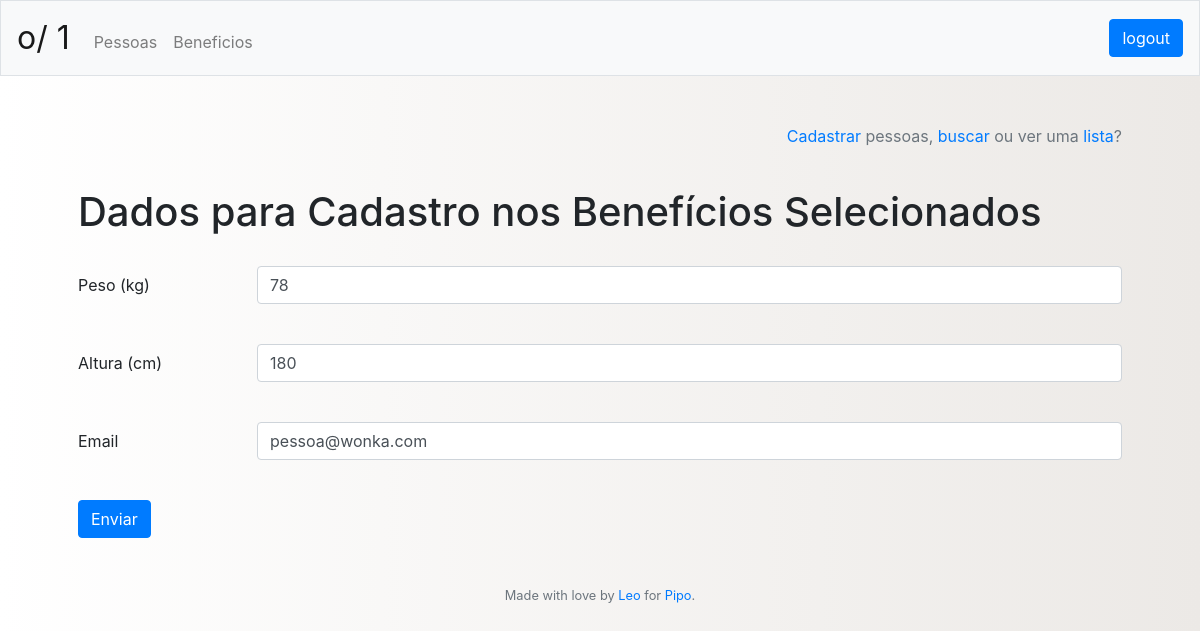
The page /dados/editar/1 (signed in) on the database its author committed.
### db.py (models this page shows)
class PersonData(Base):
	__table__ = Base.metadata.tables['personData']

class Datatype(Base):
	__table__ = Base.metadata.tables['datatype']

### app.py (the view)
@app.route("/dados/editar/<idWho>", methods=['GET'])
@login_required
def people_edit_data(idWho):
	idWho = validate_person_idwho(idWho, session['idCompany'])
	if idWho:
		person_data = PersonProfile(idWho).get_data()
		return render_template("people_register_data.html",
								combined_data = person_data,
								header = get_header(session),
								person_id = idWho)
	else:
		whoops = "Este perfil não existe, por favor selecione uma pessoa da lista."
		people_list = CompanyProfile(session["idCompany"]).get_people()
		return render_template("people_list.html", header = get_header(session),
								people_list = people_list, whoops = whoops)

### app.py (called while the page is built)
@app.after_request
def after_request(response):
    response.headers["Cache-Control"] = "no-cache, no-store, must-revalidate"
    response.headers["Expires"] = 0
    response.headers["Pragma"] = "no-cache"
    return response

@app.teardown_request
def remove_session(ex=None):
    db.remove()

def login_required(f):
    @wraps(f)
    def decorated_function(*args, **kwargs):
        if session.get("id") is None:
            return redirect("/login")
        return f(*args, **kwargs)
    return decorated_function

### db.py (called while the page is built)
def person_exists(idPerson): # This has been tested
	if not is_int(idPerson):
			raise TypeError
	results = (db.query(Person.id)
				.filter(Person.id == idPerson).all())
	if len(results) == 1:
		return True
	elif len(results) > 1:
		raise Exception("Database is compromised")
	else:
		return False

def query_person_data(idPerson):
	results = (db.query(Datatype.id, Datatype.name, PersonData.data)
				.filter(Datatype.id == PersonData.idDatatype)
				.filter(PersonData.idPerson == idPerson)
				.order_by(Datatype.id).all())
	return results

def query_person_in_company(idPerson, idCompany):
	results = (db.query(Person.id)
				.filter(Person.idCompany == idCompany)
				.filter(Person.id == idPerson).first())
	return results

### models_person.py (called while the page is built)
	def get_data(self):
		if not is_int(self.idPerson):
			raise TypeError
		if not person_exists(self.idPerson):
			raise Exception("This person id doesn't exist")
		person_data = query_person_data(self.idPerson)
		data = []
		if len(person_data) > 0:
			for p_data in person_data:
				data.append({"idDatatype": p_data['id'],
								"name": p_data['name'],
								"data": p_data['data']})
		return data

### models_util.py (called while the page is built)
def validate_person_idwho(idWho, idCompany):
	try:
		idWho = int(idWho)
		results = query_person_in_company(idWho, idCompany)
		if results is None:
			return None
		else:
			return idWho
	except:
		return None

### utils.py (called while the page is built)
def is_int(num):
    if num is None:
        raise TypeError
    if isinstance(num, bool):
        return False
    if not isinstance(num, int):
        return False
    else:
        return True

def get_header(session):
    try:
        header = {"name": session["name"],
                    "company": session["company"],
                    "admin": session["admin_name"],
                    "id": session["id"]}
    except:
        header = {"name": "",
                    "company": "",
                    "admin": "",
                    "id": ""}
    return header

### templates/people_register_data.html (shortened to what this page needs)
{% extends "layout.html" %}
{% block main %}
    <p align="right" class="text-muted"><a href="/pessoas/cadastro">Cadastrar</a> pessoas, <a href="/pessoas/busca">buscar</a> ou ver uma <a href="/pessoas/lista">lista</a>?</p>
    <br>
	<h1 style="margin-bottom: 30px">Dados para Cadastro nos Benefícios Selecionados</h1>
	<form action="/pessoas/cadastro/beneficio" method="post">
        {% if combined_data|length %}
            {% for data in combined_data|sort(attribute='idDatatype') %}
                <div class="form-group row">
                    <label for="{{ data['idDatatype'] }}" class="col-sm-2 col-form-label">{{   data["name"] }}</label><br>
                    <div class="col-sm-10">
                    {% if data["name"] in ["CPF", "Nome", "Data Admissão"] %}
                        <input readonly class="form-control" id="{{ data['idDatatype'] }}" name="data_value" value="{{ data['data'] }}" type="text">
                    {% elif data["data"] is none %}
                        <input autocomplete="off" autofocus class="form-control" id="{{ data['idDatatype'] }}" name="data_value" placeholder="{{ data['example'] }}" type="text">
                    {% else %}
                        <input autocomplete="off" class="form-control" id="{{ data['idDatatype'] }}" name="data_value" value="{{ data['data'] }}" type="text">
                    {% endif %}
                    </div>
                </div><br>
            {% endfor %}
        {% else %}
            <p>Não há dados cadastrados ou para cadastro.</p><br>
        {% endif %}
        <button class="btn btn-primary" type="submit">Enviar</button>
    </form>
{% endblock %}

### static/styles.css (style rules this page uses)
body { background: #ECE9E6; background: -webkit-linear-gradient(to right, #FFFFFF, #ECE9E6); background: linear-gradient(to right, #FFFFFF, #ECE9E6); }

### rows shown on the page
PersonData: name "Peso (kg)", data_value "78"
PersonData: name "Altura (cm)", data_value "180"
PersonData: name "Email", data_value "pessoa@wonka.com"

### other values the page prints
{{ header["company"] }} "1"
